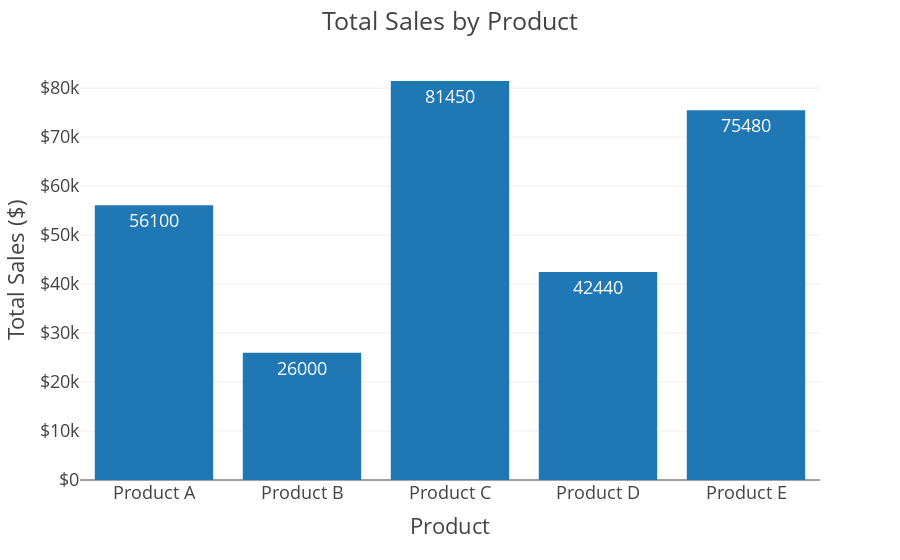

This figure's notebook cell:
### Code cell
# Create the Plotly figure with text parameter
fig = px.bar(df,
             x='product_name',
             y='total_sales',
             template=plotly_template,
             text='total_sales')

# Set the layout
fig.update_layout(
    title='Total Sales by Product',
    xaxis_title='Product',
    yaxis_title='Total Sales ($)',
    yaxis_tickprefix='$',
)

# Show the plot
fig.show()

# Save the chart as a PNG image
fig.write_image(output_dir / 'product_sales.png',
                width=1200,
                height=400,
                scale=4)

### Figure 1 — Plotly figure (JSON) as saved in the notebook; plotly's stock layout.template omitted (floating-point values rounded to 4 significant figures)
{"data": [{"alignmentgroup": "True", "hovertemplate": "product_name=%{x}<br>total_sales=%{text}<extra></extra>", "legendgroup": "", "marker": {"color": "#1F77B4", "pattern": {"shape": ""}}, "name": "", "offsetgroup": "", "orientation": "v", "showlegend": false, "text": [56100, 26000, 81450, 42440, 75480], "textposition": "auto", "type": "bar", "x": ["Product A", "Product B", "Product C", "Product D", "Product E"], "xaxis": "x", "y": [56100, 26000, 81450, 42440, 75480], "yaxis": "y"}], "layout": {"barmode": "relative", "legend": {"tracegroupgap": 0}, "margin": {"t": 60}, "title": {"text": "Total Sales by Product"}, "xaxis": {"anchor": "y", "domain": [0, 1], "title": {"text": "Product"}}, "yaxis": {"anchor": "x", "domain": [0, 1], "tickprefix": "$", "title": {"text": "Total Sales ($)"}}}}
